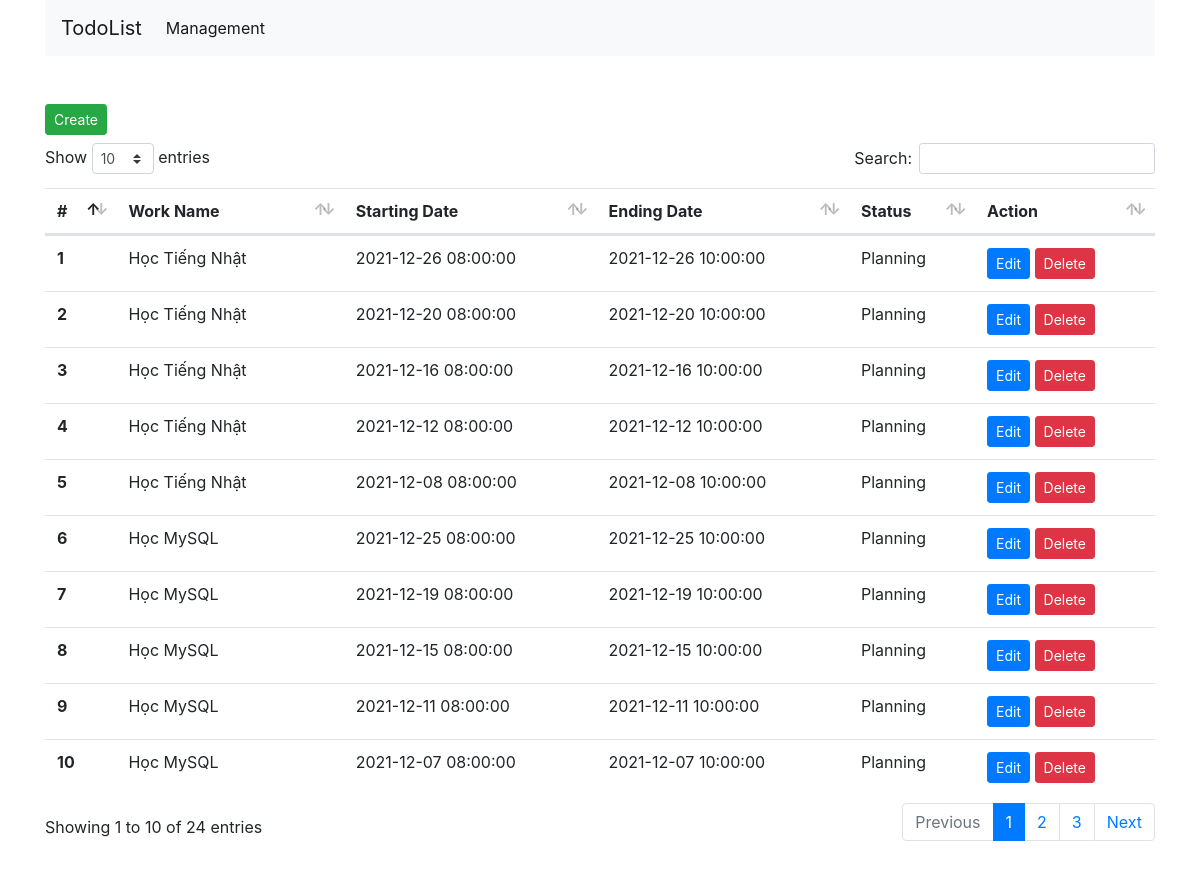
The page /?controller=works&action=index on the database its author committed.
### tables this page shows
CREATE TABLE `works` (
  `id` int(11) NOT NULL,
  `name` varchar(200) DEFAULT NULL,
  `start_date` timestamp NULL DEFAULT NULL,
  `end_date` timestamp NULL DEFAULT NULL,
  `status` tinyint(4) NOT NULL DEFAULT 1,
  `created_at` timestamp NOT NULL DEFAULT current_timestamp(),
  `updated_at` timestamp NOT NULL DEFAULT current_timestamp() ON UPDATE current_timestamp()
);

CREATE TABLE `work_status` (
  `id` int(11) NOT NULL,
  `name` varchar(20) NOT NULL
);

### controllers/WorksController.php (called while the page is built, shortened)
<?php
require_once('controllers/BaseController.php');
class WorksController extends BaseController
{
    protected $service;
    function __construct()
    {
        $this->folder = 'works';
        $this->service = new WorksService();
    }
    public function index()
    {
        $data = $this->service->data_list();
        $this->render('index', $data);
    }
}

### routes.php (called while the page is built, shortened)
<?php
$controller = new $klass;
$controller->$action();

### index.php (called while the page is built, shortened)
<?php
require_once('routes.php');

### models/Work.php (called while the page is built, shortened)
<?php
class Work
{
    public static function all()
    {
        $db = DB::getInstance();
        $req = $db->query('SELECT w.id, w.name, w.start_date, w.end_date, w.status, ws.name AS status_name
                FROM works w INNER JOIN work_status ws ON w.status = ws.id ORDER BY w.id DESC');
        return $req->fetchAll();
    }
}

### services/WorksService.php (called while the page is built, shortened)
<?php
require_once('models/Work.php');
class WorksService
{
    public function data_list()
    {
        return array(
            'works' => Work::all()
        );
    }
}

### views/works/index.php (the view, shortened to what this page needs)
<div class="py-5">
    <div class="row">
        <div class="col-12">
            <a class="btn btn-sm btn-success mb-2"
               href="<?=URLROOT?>/?controller=works&action=create"
            >Create</a>
            <table class="table data-table">
                <thead>
                <tr>
                    <th scope="col">#</th>
                    <th scope="col">Work Name</th>
                    <th scope="col">Starting Date</th>
                    <th scope="col">Ending Date</th>
                    <th scope="col">Status</th>
                    <th scope="col">Action</th>
                </tr>
                </thead>
                <tbody>
                <?php if (isset($data['works']) && count($data['works'])) { ?>
                    <?php foreach ($data['works'] as $key => $work) { ?>
                        <tr>
                            <th scope="row"><?= $key + 1 ?></th>
                            <td><?= $work['name'] ?></td>
                            <td><?= $work['start_date'] ?></td>
                            <td><?= $work['end_date'] ?></td>
                            <td><?= $work['status_name'] ?></td>
                            <td>
                                <a class="btn btn-sm btn-primary"
                                   href="<?=URLROOT?>/?controller=works&action=show&id=<?=$work['id'] ?? null?>"
                                >Edit</a>
                                <form style="display: inline"
                                      action="<?=URLROOT?>/?controller=works&action=destroy"
                                      method="post">
                                    <button type="submit" name="submit" value="delete"
                                            class="btn btn-sm btn-danger btn-delete">Delete</button>
                                </form>
                            </td>
                        </tr>
                    <?php } ?>
                <?php } ?>
                </tbody>
            </table>
        </div>
    </div>
</div>

### controllers/BaseController.php (shortened to what this page needs)
<?php
class BaseController
{
    protected $folder;
    function render($file, $data = array())
    {
        $view_file = 'views/' . $this->folder . '/' . $file . '.php';
        if (is_file($view_file)) {
            extract($data);
            require_once($view_file);
            $content = ob_get_clean();
            require_once('views/layouts/application.php');
        } else {
            header('Location: index.php?controller=pages&action=error');
        }
    }
}

### views/layouts/application.php (shortened to what this page needs)
<DOCTYPE html>
    <html>
    <head>
        <link rel="stylesheet" type="text/css" href="<?=URLROOT?>/assets/css/bootstrap.min.css">
        <link rel="stylesheet" type="text/css" href="<?=URLROOT?>/assets/js/datatable/datatables.min.css">
        <link rel="stylesheet" type="text/css" href="<?=URLROOT?>/assets/js/fullcalendar/main.min.css"/>
    </head>
    <body>
    <div class="container">
        <?php require_once 'views/layouts/navbar.php' ?>
        <?= @$content ?>
    </div>
    </body>
</html>

### views/layouts/navbar.php (shortened to what this page needs)
<nav class="navbar navbar-expand-lg navbar-light bg-light">
    <a class="navbar-brand" href="<?=URLROOT?>/">TodoList</a>
    <div class="collapse navbar-collapse" id="navbarSupportedContent">
        <ul class="navbar-nav mr-auto">
            <?php
            $menus = [
                [
                    'url' => URLROOT . '/?controller=works&action=index',
                    'name' => 'Management',
                    'controller' => 'works',
                ],
            ];
            ?>
            <?php foreach ($menus as $menu) { ?>
                <li class="nav-item <?= $menu['controller'] == $_GET['controller'] ? 'active' : ''?>">
                    <a class="nav-link" href="<?= $menu['url'] ?>"><?= $menu['name'] ?></a>
                </li>
            <?php }?>
        </ul>
    </div>
</nav>

### rows shown on the page
works: name "Học Tiếng Nhật", start_date "2021-12-26 08:00:00", end_date "2021-12-26 10:00:00", work_status.name "Planning"
works: name "Học Tiếng Nhật", start_date "2021-12-20 08:00:00", end_date "2021-12-20 10:00:00", work_status.name "Planning"
works: name "Học Tiếng Nhật", start_date "2021-12-16 08:00:00", end_date "2021-12-16 10:00:00", work_status.name "Planning"
works: name "Học Tiếng Nhật", start_date "2021-12-12 08:00:00", end_date "2021-12-12 10:00:00", work_status.name "Planning"
works: name "Học Tiếng Nhật", start_date "2021-12-08 08:00:00", end_date "2021-12-08 10:00:00", work_status.name "Planning"
works: name "Học MySQL", start_date "2021-12-25 08:00:00", end_date "2021-12-25 10:00:00", work_status.name "Planning"
works: name "Học MySQL", start_date "2021-12-19 08:00:00", end_date "2021-12-19 10:00:00", work_status.name "Planning"
works: name "Học MySQL", start_date "2021-12-15 08:00:00", end_date "2021-12-15 10:00:00", work_status.name "Planning"
works: name "Học MySQL", start_date "2021-12-11 08:00:00", end_date "2021-12-11 10:00:00", work_status.name "Planning"
works: name "Học MySQL", start_date "2021-12-07 08:00:00", end_date "2021-12-07 10:00:00", work_status.name "Planning"

### other values the page prints
$menu['name'] "Management"
